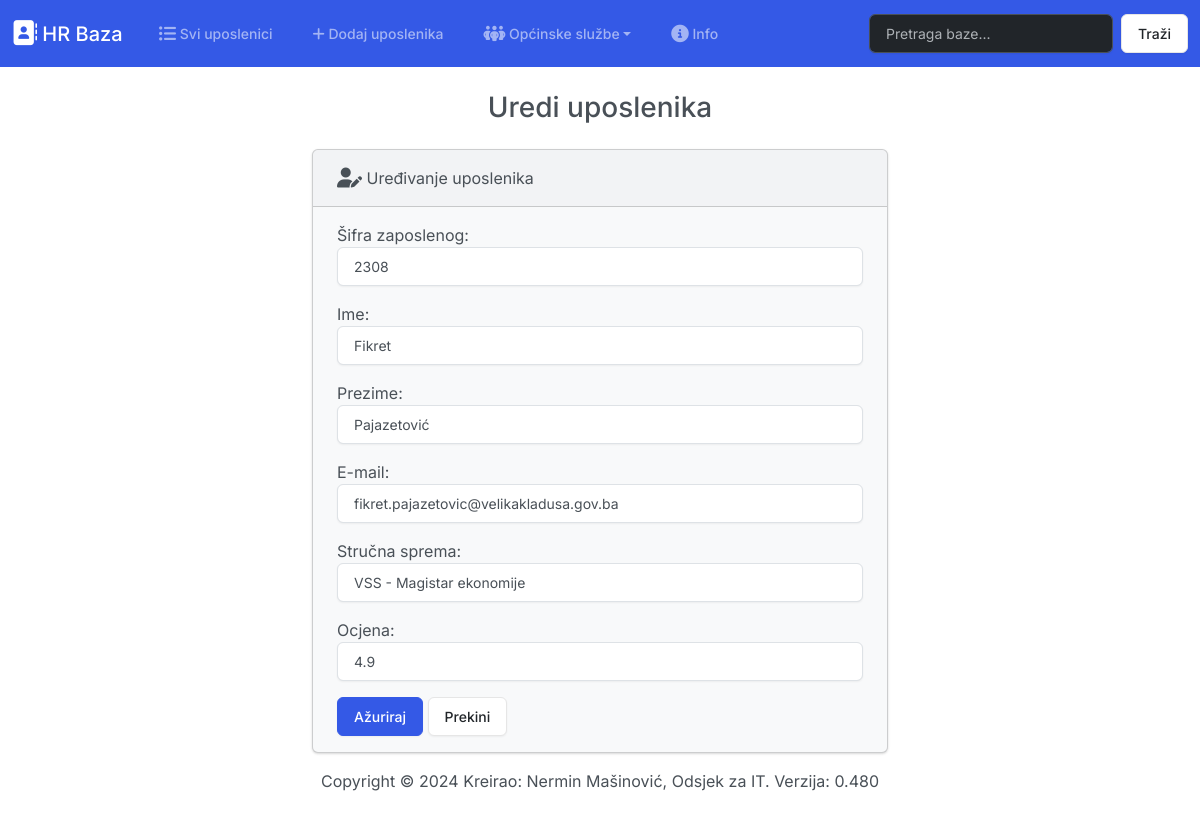
The page /uredi/2/ on the database its author committed.
### zaposlenici/models.py (models this page shows, shortened)
class Zaposleni(models.Model):
    sifra_zaposlenog = models.PositiveIntegerField()
    ime = models.CharField(max_length=50)
    prezime = models.CharField(max_length=50)
    email = models.CharField(max_length=50)
    strucna_sprema = models.CharField(max_length=100)
    ocjena_zaposlenog = models.FloatField()
    class Meta:
        verbose_name_plural = "Zaposleni"

### zaposlenici/views.py (the view)
# urls.py: path('uredi/<int:id>/', views.uredi, name='uredi'),
def uredi(request, id):
    if request.method == 'POST':
        zaposlenik = Zaposleni.objects.get(pk=id)
        form = ZaposleniForm(request.POST, instance=zaposlenik)
        if form.is_valid():
            form.save()
            return render(request, 'zaposlenici/uredi.html', {
                'form': form,
                'success': True
            })
    else:
        zaposlenik = Zaposleni.objects.get(pk=id)
        form = ZaposleniForm(instance=zaposlenik)
        return render(request, 'zaposlenici/uredi.html', {
            'form': form
        })

### zaposlenici/forms.py
class ZaposleniForm(forms.ModelForm):
    class Meta:
        model = Zaposleni
        fields = ['sifra_zaposlenog','ime','prezime','email','strucna_sprema','ocjena_zaposlenog']
        labels = {
            'sifra_zaposlenog': 'Šifra zaposlenog',
            'ime': 'Ime',
            'prezime': 'Prezime',
            'email': 'E-mail',
            'strucna_sprema': 'Stručna sprema',
            'ocjena_zaposlenog': 'Ocjena',
        }
        widgets = {
            'sifra_zaposlenog': forms.NumberInput(attrs={'class':'form-control'}),
            'ime': forms.TextInput(attrs={'class':'form-control'}),
            'prezime': forms.TextInput(attrs={'class':'form-control'}),
            'email': forms.EmailInput(attrs={'class':'form-control'}),
            'strucna_sprema': forms.TextInput(attrs={'class':'form-control'}),
            'ocjena_zaposlenog': forms.NumberInput(attrs={'class':'form-control'}),
        }

### zaposlenici/templates/zaposlenici/uredi.html
{% extends "zaposlenici/base.html" %} {% block content %}
<div class="container-fluid">
  <h3 class="text-center m-4">Uredi uposlenika</h3>
  {% if success %}
  <div class="alert alert-success" role="alert">
    Uspješno ste uredili uposlenika.
    <a href="{% url 'index' %}" class="alert-link">Nazad na početnu.</a>
  </div>
  {% else %}
  <div class="row justify-content-center">
    <div class="col-6">
      <div class="card bg-light mb-3">
        <div class="card-header">
          <i class="fa-solid fa-user-pen fa-lg"></i> Uređivanje uposlenika
        </div>
        <div class="card-body">
          <form action="" method="POST">
            {% csrf_token %} {{ form.as_p }}
            <button type="submit" class="btn btn-primary">Ažuriraj</button>
            <a href="{% url 'index' %}" class="btn btn-secondary">Prekini</a>
          </form>
        </div>
      </div>
    </div>
  </div>
</div>
{% endif %} {% endblock %}

### rows shown on the page
Zaposleni: sifra_zaposlenog "2308", ime "Fikret", prezime "Pajazetović", email "fikret.pajazetovic@velikakladusa.gov.ba", strucna_sprema "VSS - Magistar ekonomije", ocjena_zaposlenog "4.9"
